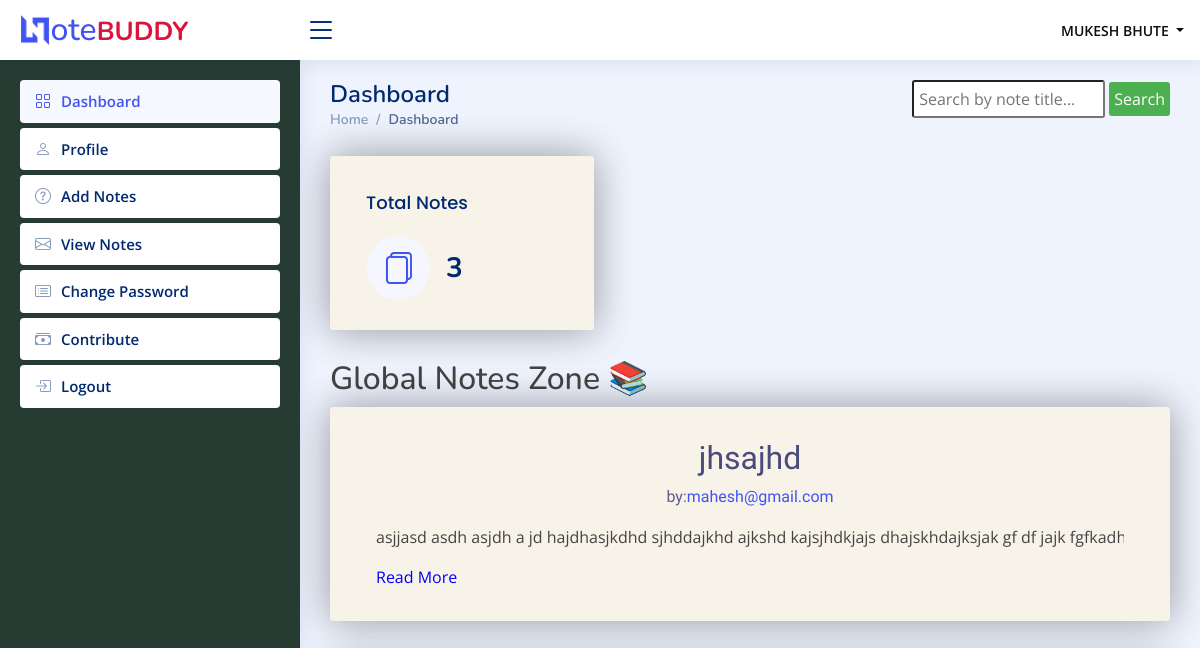
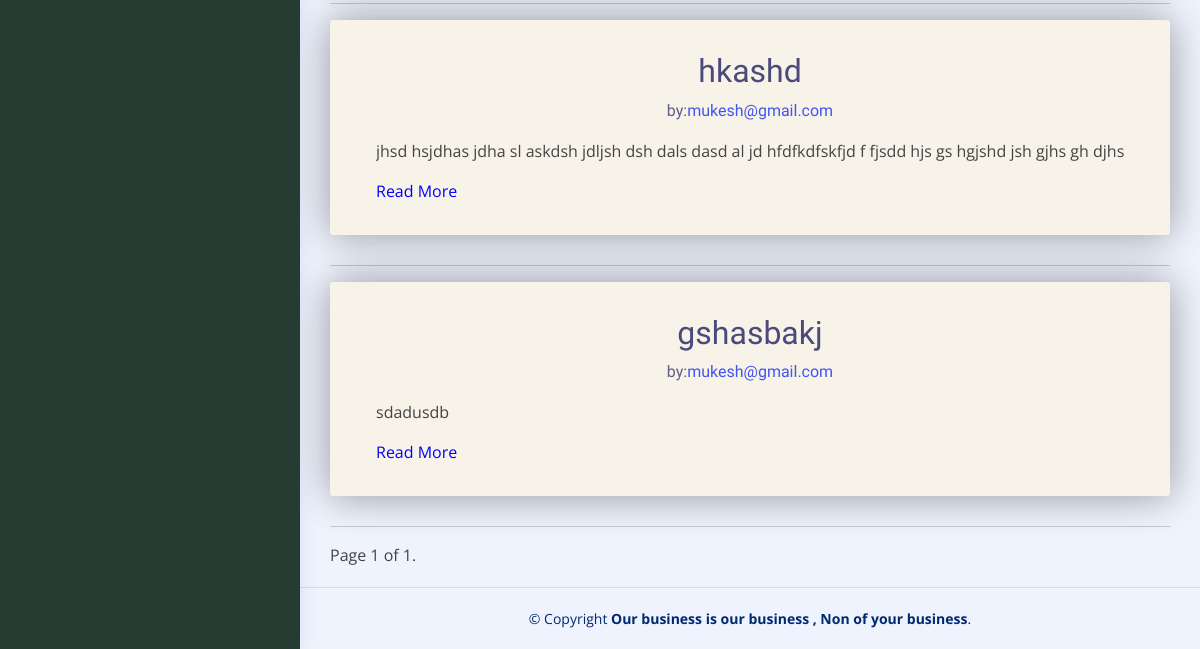
Before: /dashboard?page=2 (signed in) with the older database file (2 pictures, top to bottom).
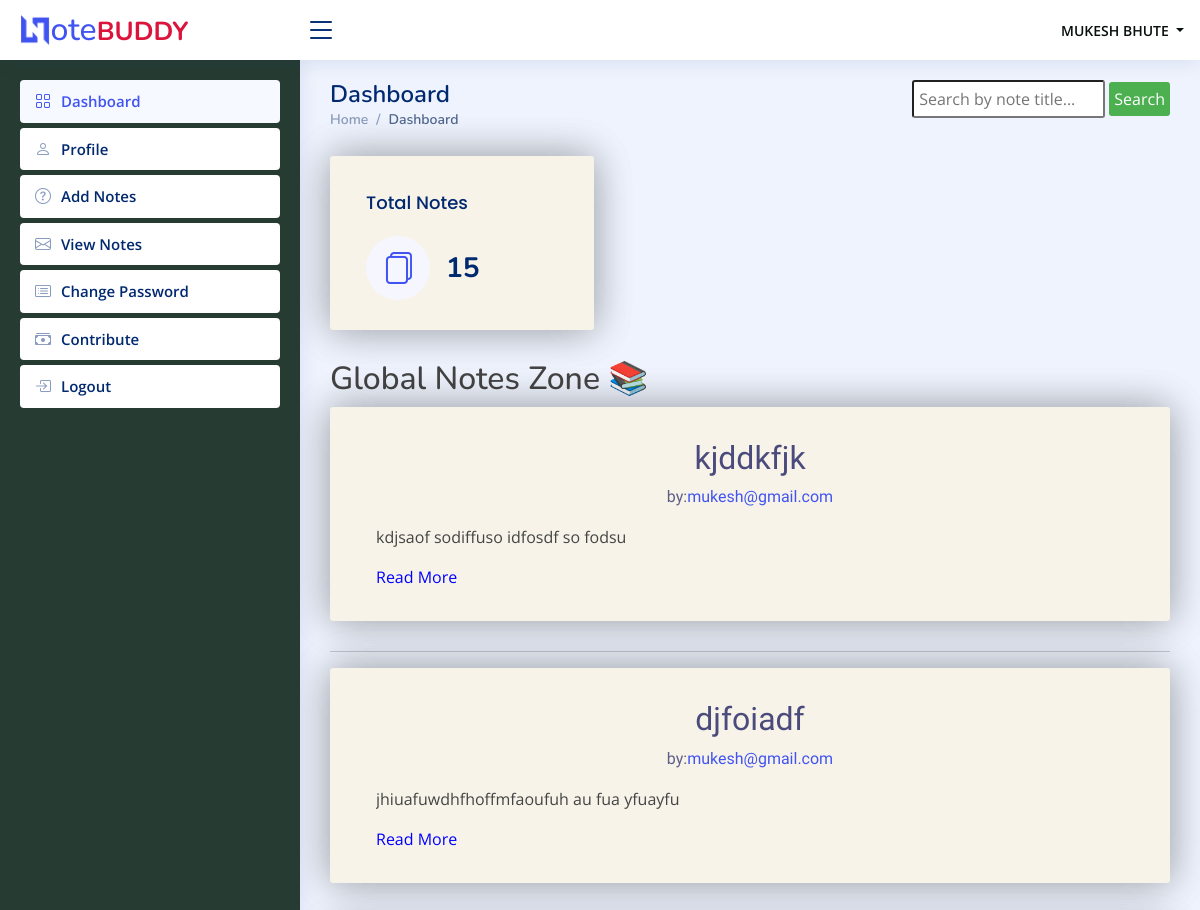
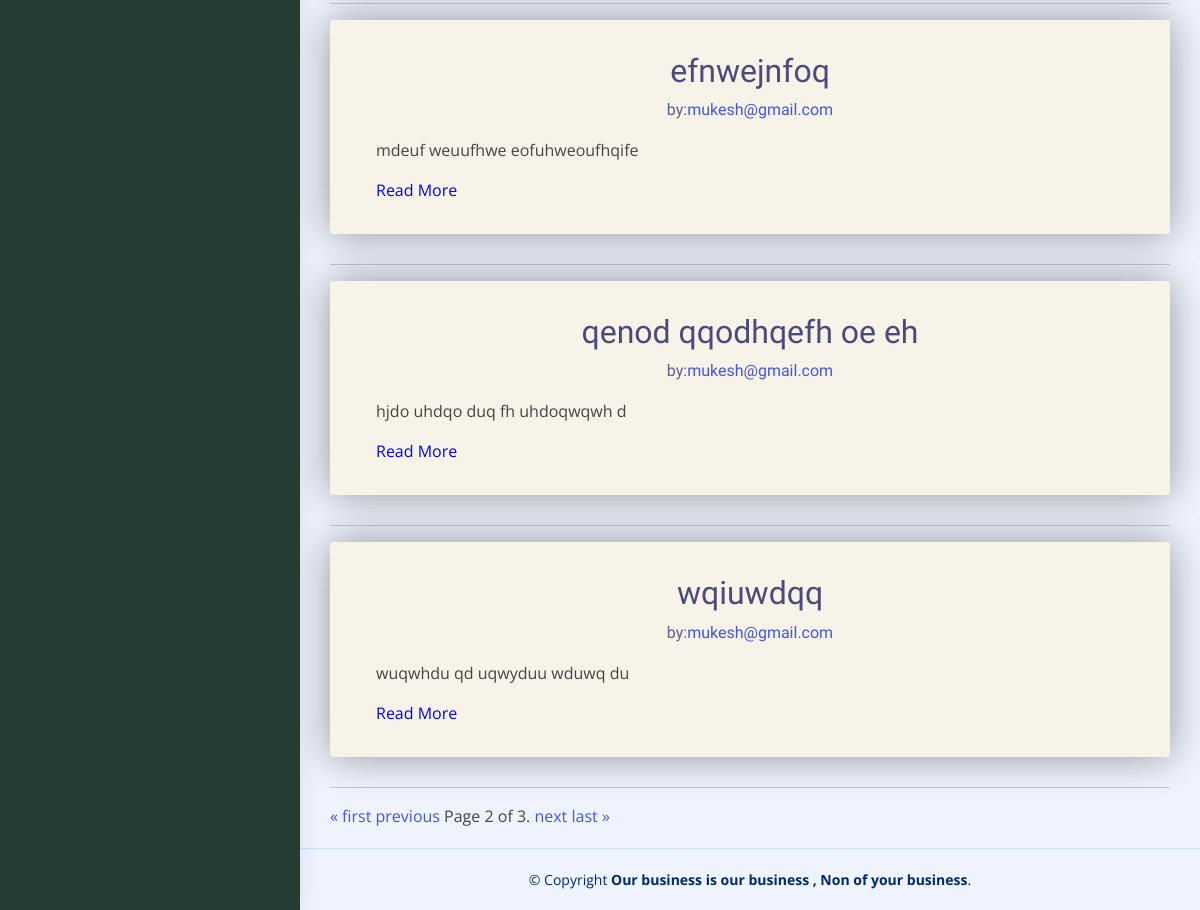
After: the same page with the newer database file (2 pictures, top to bottom).
### home/models.py (models this page shows, shortened)
class Notes(models.Model):
    signup = models.ForeignKey(Signup, on_delete=models.CASCADE)
    Title = models.CharField(max_length=200, null=True)
    Content = models.CharField(max_length=450, null=True)
    CreationDate = models.DateTimeField(auto_now_add=True)
    UpdationDate = models.DateField(null=True)
    publish = models.BooleanField(default=False)

### authh/models.py (models this page shows, shortened)
class Signup(models.Model):
    user = models.ForeignKey(User, on_delete=models.CASCADE)
    ContactNo = models.CharField(max_length=10, null=True)
    About = models.CharField(max_length=450, null=True)
    Role = models.CharField(max_length=150, null=True)
    RegDate = models.DateTimeField(auto_now_add=True)

### home/views.py (the view)
# urls.py: path('dashboard', dashboard, name='dashboard'),
def dashboard(request):
    if not request.user.is_authenticated:
        return redirect('user_login')
    user = request.user
    try:
        signup = Signup.objects.get(user=user)
        totalnotes = Notes.objects.filter(signup=signup).count()
    except Signup.DoesNotExist:
        signup = None
        totalnotes = 0
    notes_list = Notes.objects.filter(publish=True)
    query = request.GET.get('q')
    if query:
        notes_list = notes_list.filter(Q(Title__icontains=query))
    paginator = Paginator(notes_list, 5)  # Show 5 notes per page
    page = request.GET.get('page')
    try:
        notes = paginator.page(page)
    except PageNotAnInteger:
        notes = paginator.page(1)
    except EmptyPage:
        notes = paginator.page(paginator.num_pages)
    return render(request, 'dashboard.html', locals())

### templates/dashboard.html (shortened to what this page needs)
{% extends 'usernavbar.html' %}
{% block main %}
<body>
  <div class="pagetitle row">
    <div class="col-xl-8">
      <h1>Dashboard</h1>
      <nav>
        <ol class="breadcrumb">
          <li class="breadcrumb-item"><a href="/dashboard">Home</a></li>
          <li class="breadcrumb-item active">Dashboard</li>
        </ol>
      </nav>
    </div>
    <div class="search-container col-xl-4">
      <form action="{% url 'dashboard' %}" method="get">
        <input type="text" placeholder="Search by note title..." name="q" value="{{ request.GET.q }}">
        <button type="submit">Search</button>
      </form>
    </div>
  </div>
  <section class="section dashboard">
    <div class="row">
      <div class="col-lg-8">
        <div class="row">
          <div class="col-xxl-6 col-md-6">
            <div class="card info-card sales-card">
              <div class="card-body">
                <h5 class="card-title">Total Notes</h5>
                <div class="d-flex align-items-center">
                  <div class="card-icon rounded-circle d-flex align-items-center justify-content-center">
                    <i class="bi bi-files"></i>
                  </div>
                  <div class="ps-3">
                    <h6>{{ totalnotes }}</h6>
                  </div>
                </div>
              </div>
            </div>
          </div>
        </div>
      </div>
    </div>
  </section>
  <h2>Global Notes Zone 📚</h2>
  {% for note in notes %}
  <div class="card a" style="transform: rotate(' + randomRotate() + ')">
      <h2>{{ note.Title }}</h2>
      <p>by:<a href="mailto:{{ note.signup.user.email }}">{{ note.signup.user.username }}</a> </p>
      <div class="read-more-content">
      <p>{{ note.Content|safe }}</p>
    </div>
    <span class="read-more-toggle span" onclick="toggleReadMore(this)">Read More</span>
    </div>
    <hr>
  {% endfor %}
<div class="pagination">
  <span class="step-links">
      {% if notes.has_previous %}
          <a href="?page=1">&laquo; first</a>
          <a href="?page={{ notes.previous_page_number }}">previous</a>
      {% endif %}
      <span class="current">
          Page {{ notes.number }} of {{ notes.paginator.num_pages }}.
      </span>
      {% if notes.has_next %}
          <a href="?page={{ notes.next_page_number }}">next</a>
          <a href="?page={{ notes.paginator.num_pages }}">last &raquo;</a>
      {% endif %}
  </span>
</div>
</body>
{% endblock %}

Changed rows visible on the page:
no longer on this page (row unchanged): Notes: Title "jhsajhd", signup.user.username "mahesh@gmail.com", Content "asjjasd asdh asjdh a jd hajdhasjkdhd sjhddajkhd ajkshd kajsjhdkjajs dhajskhdajksjak gf df jajk…"
no longer on this page (row unchanged): Notes: Title "hkashd", signup.user.username "mukesh@gmail.com", Content "jhsd hsjdhas jdha sl askdsh jdljsh dsh dals dasd al jd hfdfkdfskfjd f fjsdd hjs gs hgjshd jsh gjhs gh…"
no longer on this page (row unchanged): Notes: Title "gshasbakj", signup.user.username "mukesh@gmail.com", Content "sdadusdb"
added Notes: Title "kjddkfjk", signup.user.username "mukesh@gmail.com", Content "kdjsaof sodiffuso idfosdf so fodsu"
added Notes: Title "djfoiadf", signup.user.username "mukesh@gmail.com", Content "jhiuafuwdhfhoffmfaoufuh au fua yfuayfu"
added Notes: Title "efnwejnfoq", signup.user.username "mukesh@gmail.com", Content "mdeuf weuufhwe eofuhweoufhqife"
added Notes: Title "qenod qqodhqefh oe eh", signup.user.username "mukesh@gmail.com", Content "hjdo uhdqo duq fh uhdoqwqwh d"
added Notes: Title "wqiuwdqq", signup.user.username "mukesh@gmail.com", Content "wuqwhdu qd uqwyduu wduwq du"
Other visible differences:
{{ totalnotes }}: "3" → "15"
{{ notes.number }}: "1" → "2"
{{ notes.paginator.num_pages }}: "1" → "3"
text now shown: "« first previous next last »"
